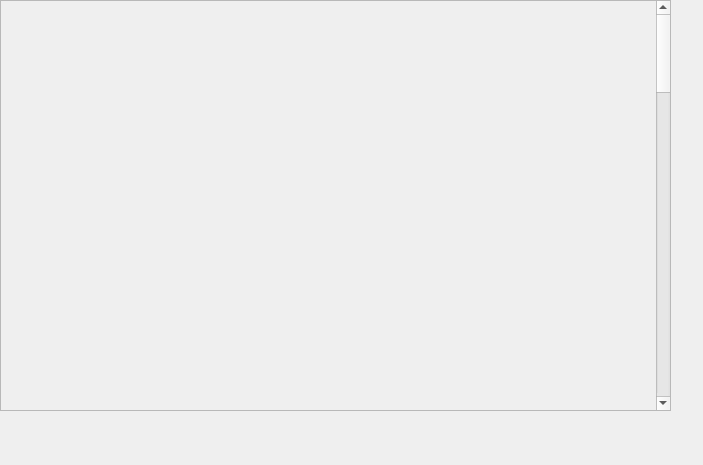
<?xml version="1.0" encoding="UTF-8"?>
<ui version="4.0">
 <class>Form</class>
 <widget class="QWidget" name="Form">
  <property name="geometry">
   <rect>
    <x>0</x>
    <y>0</y>
    <width>703</width>
    <height>465</height>
   </rect>
  </property>
  <property name="windowTitle">
   <string>Form</string>
  </property>
  <widget class="QScrollArea" name="scrollArea_2">
   <property name="geometry">
    <rect>
     <x>0</x>
     <y>0</y>
     <width>671</width>
     <height>411</height>
    </rect>
   </property>
   <property name="styleSheet">
    <string notr="true"/>
   </property>
   <property name="widgetResizable">
    <bool>true</bool>
   </property>
   <widget class="QWidget" name="scrollAreaWidgetContents_2">
    <property name="geometry">
     <rect>
      <x>0</x>
      <y>-1591</y>
      <width>651</width>
      <height>2000</height>
     </rect>
    </property>
    <property name="minimumSize">
     <size>
      <width>0</width>
      <height>2000</height>
     </size>
    </property>
    <property name="maximumSize">
     <size>
      <width>16777215</width>
      <height>16777215</height>
     </size>
    </property>
    <widget class="QWidget" name="verticalLayoutWidget_3">
     <property name="geometry">
      <rect>
       <x>0</x>
       <y>0</y>
       <width>661</width>
       <height>1991</height>
      </rect>
     </property>
     <layout class="QVBoxLayout" name="verticalLayout_3">
      <property name="spacing">
       <number>6</number>
      </property>
      <item>
       <widget class="caInclude" name="cainclude_17">
        <property name="minimumSize">
         <size>
          <width>0</width>
          <height>0</height>
         </size>
        </property>
        <property name="macro">
         <string notr="true">EVR=$(EVR),ID=0</string>
        </property>
        <property name="filename" stdset="0">
         <string notr="true">G_EVR_pulser.ui</string>
        </property>
       </widget>
      </item>
      <item>
       <widget class="caInclude" name="cainclude_18">
        <property name="macro">
         <string notr="true">EVR=$(EVR),ID=1</string>
        </property>
        <property name="filename" stdset="0">
         <string notr="true">G_EVR_pulser.ui</string>
        </property>
       </widget>
      </item>
      <item>
       <widget class="caInclude" name="cainclude_19">
        <property name="macro">
         <string notr="true">EVR=$(EVR),ID=2</string>
        </property>
        <property name="filename" stdset="0">
         <string notr="true">G_EVR_pulser.ui</string>
        </property>
       </widget>
      </item>
      <item>
       <widget class="caInclude" name="cainclude_20">
        <property name="macro">
         <string notr="true">EVR=$(EVR),ID=3</string>
        </property>
        <property name="filename" stdset="0">
         <string notr="true">G_EVR_pulser.ui</string>
        </property>
       </widget>
      </item>
      <item>
       <widget class="caInclude" name="cainclude_21">
        <property name="macro">
         <string notr="true">EVR=$(EVR),ID=4</string>
        </property>
        <property name="filename" stdset="0">
         <string notr="true">G_EVR_pulser.ui</string>
        </property>
       </widget>
      </item>
      <item>
       <widget class="caInclude" name="cainclude_292">
        <property name="macro">
         <string notr="true">EVR=$(EVR),ID=5</string>
        </property>
        <property name="filename" stdset="0">
         <string notr="true">G_EVR_pulser.ui</string>
        </property>
       </widget>
      </item>
      <item>
       <widget class="caInclude" name="cainclude_549">
        <property name="macro">
         <string notr="true">EVR=$(EVR),ID=6</string>
        </property>
        <property name="filename" stdset="0">
         <string notr="true">G_EVR_pulser.ui</string>
        </property>
       </widget>
      </item>
      <item>
       <widget class="caInclude" name="cainclude_550">
        <property name="macro">
         <string notr="true">EVR=$(EVR),ID=7</string>
        </property>
        <property name="filename" stdset="0">
         <string notr="true">G_EVR_pulser.ui</string>
        </property>
       </widget>
      </item>
      <item>
       <widget class="caInclude" name="cainclude_551">
        <property name="macro">
         <string notr="true">EVR=$(EVR),ID=8</string>
        </property>
        <property name="filename" stdset="0">
         <string notr="true">G_EVR_pulser.ui</string>
        </property>
       </widget>
      </item>
      <item>
       <widget class="caInclude" name="cainclude_552">
        <property name="macro">
         <string notr="true">EVR=$(EVR),ID=9</string>
        </property>
        <property name="filename" stdset="0">
         <string notr="true">G_EVR_pulser.ui</string>
        </property>
       </widget>
      </item>
      <item>
       <widget class="caInclude" name="cainclude_553">
        <property name="macro">
         <string notr="true">EVR=$(EVR),ID=10</string>
        </property>
        <property name="filename" stdset="0">
         <string notr="true">G_EVR_pulser.ui</string>
        </property>
       </widget>
      </item>
      <item>
       <widget class="caInclude" name="cainclude_554">
        <property name="macro">
         <string notr="true">EVR=$(EVR),ID=11</string>
        </property>
        <property name="filename" stdset="0">
         <string notr="true">G_EVR_pulser.ui</string>
        </property>
       </widget>
      </item>
      <item>
       <widget class="caInclude" name="cainclude_555">
        <property name="macro">
         <string notr="true">EVR=$(EVR),ID=12</string>
        </property>
        <property name="filename" stdset="0">
         <string notr="true">G_EVR_pulser.ui</string>
        </property>
       </widget>
      </item>
      <item>
       <widget class="caInclude" name="cainclude_556">
        <property name="macro">
         <string notr="true">EVR=$(EVR),ID=13</string>
        </property>
        <property name="filename" stdset="0">
         <string notr="true">G_EVR_pulser.ui</string>
        </property>
       </widget>
      </item>
      <item>
       <widget class="caInclude" name="cainclude_557">
        <property name="macro">
         <string notr="true">EVR=$(EVR),ID=14</string>
        </property>
        <property name="filename" stdset="0">
         <string notr="true">G_EVR_pulser.ui</string>
        </property>
       </widget>
      </item>
      <item>
       <widget class="caInclude" name="cainclude_558">
        <property name="macro">
         <string notr="true">EVR=$(EVR),ID=15</string>
        </property>
        <property name="filename" stdset="0">
         <string notr="true">G_EVR_pulser.ui</string>
        </property>
       </widget>
      </item>
     </layout>
    </widget>
   </widget>
  </widget>
 </widget>
 <customwidgets>
  <customwidget>
   <class>caInclude</class>
   <extends>QWidget</extends>
   <header>caInclude</header>
  </customwidget>
 </customwidgets>
 <resources/>
 <connections/>
</ui>
